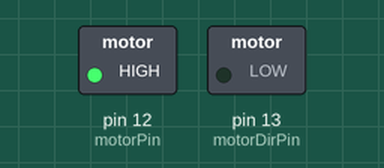
Recording of a sketch running on a simulated Arduino Uno, built with avr-gcc and run on an emulated ATmega328P. On the bench: switched loads named in the sketch (green lamp = pin HIGH).

Above: at 1.1 s.
At 3.1 s:
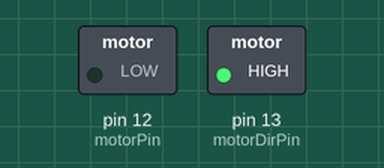
Timing chart, 0 to 5.3 s (numbered marks = the images above):
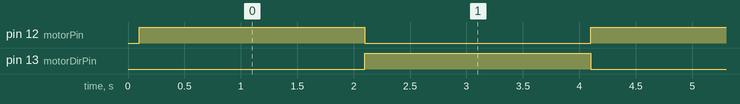

The sketch:

Ders_11_L9119_MOTOR_src.ino
```cpp
/*
Bu kodlar açık kaynak paylaşım olarak github "acetinkaya" alanında paylaşımı yapılmıştır.

BTP222 Robotik dersi içerisinde anlatımı yapılan bu kodlar ve içerikler Öğr. Gör. Ali ÇETİNKAYA tarafından oluşturulmuştur.

Github alanından;
watch - ilgili projenin proje takibi bildirimi,
star - yıldız ile beğenme bildirimi ve
fork - kendi hesabınıza kopyalama işlemleriyle paylaşımlarıma destek verebilirsiniz.

Bilgi paylaşıldıkça çoğalır ve gelişir. İyi çalışmalar dilerim.

Öğr. Gör. Ali ÇETİNKAYA İstanbul, 2024

Dersin Kaynak Adresleri:
https://github.com/acetinkaya/robotik-arduino-uygulamalari
https://alicetinkaya.site/ders-robotik
https://avesis.gelisim.edu.tr/alcetinkaya
https://scholar.google.com.tr/citations?hl=tr&user=XSEW-NcAAAAJ

---------------------------------------------------------------------------------------------------------
Kodun açıklaması:

Arduino üzerinde dc motor sürücü çalıştırması

*/

const int motorPin = 12;        // L9110 A-IA (PWM çıkışı)
const int motorDirPin = 13;     // L9110 A-IB (motor yönü için sabit LOW verilecek)

void setup()
{
  pinMode(motorPin, OUTPUT);
  pinMode(motorDirPin, OUTPUT);
  digitalWrite(motorDirPin, LOW); // Motor hızı
  digitalWrite(motorPin, LOW); // Motor hızı
  Serial.begin(9600);
  delay(100);
}

void loop()
{
  digitalWrite(motorPin, HIGH); // Motor hızı
  digitalWrite(motorDirPin, LOW); // Motor hızı
  delay(2000);

  digitalWrite(motorPin, LOW); // Motor hızı
  digitalWrite(motorDirPin, HIGH); // Motor hızı
  delay(2000);
}
```

Measured:
- by itself, pin 12 (motorPin), pin 13 (motorDirPin): alternates HIGH for 2.0 s and LOW for 2.0 s
